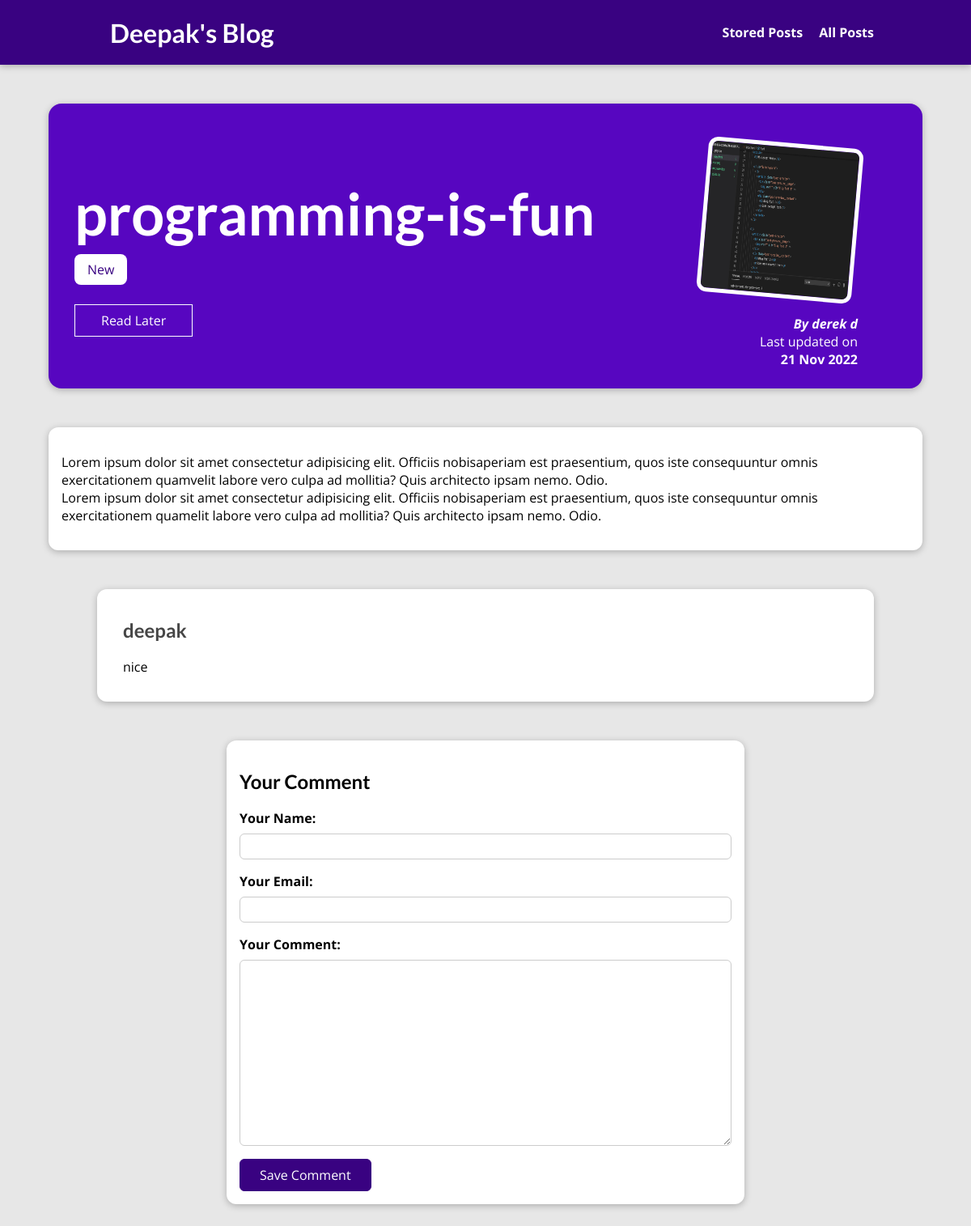
Page /posts/programming-is-fun on the committed database.
### blog/models.py (models this page shows, shortened)
class Post(models.Model):
    title = models.CharField(max_length=150)
    excerpt = models.CharField(max_length=200)
    image = models.ImageField(upload_to="posts",null=True)
    date = models.DateField(auto_now=True)
    slug = models.SlugField(unique=True)
    content = models.TextField(validators=[MinLengthValidator(10)])
    author = models.ForeignKey("Author",on_delete=models.SET_NULL,null=True,related_name="posts")
    tags = models.ManyToManyField(Tag)

class Tag(models.Model):
    caption = models.CharField(max_length=20)

class Author(models.Model):
    first_name = models.CharField(max_length=100)
    last_name = models.CharField(max_length=100)
    email_address = models.EmailField()
    def __str__(self):
        return f"{self.first_name} {self.last_name}"

class Comment(models.Model):
    user_name = models.CharField(max_length=120)
    user_email = models.EmailField()
    text = models.TextField(max_length=400)
    post = models.ForeignKey("Post",on_delete=models.CASCADE,related_name="comments") # post delete m comment bhi delete ho jaye

### blog/views.py (the view, shortened to what this page needs)
# urls.py: path("posts/<slug:slug>",views.SinglePostView.as_view(), name="post-detail-page"),
class SinglePostView(View):
    def get(self,request,slug):
        context = self.common(slug)
        stored_posts = request.session.get("stored_posts")
        if stored_posts is not None:
            is_saved_for_later = context["post"].id in stored_posts
        else:
            is_saved_for_later = False
        context["saved_for_later"]=is_saved_for_later
        return render(request,"blog/post-detail.html",context)
    def common(self,slug):
        post = Post.objects.get(slug=slug)
        post_tags = post.tags.all()
        comment_form = CommentForm()
        comment = post.comments.all().order_by("-id")
        context = {
            "post":post,
            "post_tags":post_tags,
            "comment_form":comment_form,
            "comments":comment
        }
        return context

### blog/forms.py
class CommentForm(forms.ModelForm):
    class Meta:
        model = Comment
        exclude = ["post"]
        labels = {
            "user_name":"Your Name",
            "user_email":"Your Email",
            "text":"Your Comment"
        }

### blog/templates/blog/post-detail.html (shortened to what this page needs)
{% extends "base.html" %}
{% load static %}
{% block css_files %}
<link rel="stylesheet" href="{% static 'blog/post-detail.css' %}">
{% endblock %}
{% block content %}
<section id="summary">
    <h2>{{post.title}}</h2>
    <div>
        {% for tag in post_tags %}
            <span class="tag">{{tag.caption}}</span>
        {% endfor %}
    </div>
    <div id="read-later">
        <form action="{% url 'read-later' %}" method="POST">
            <button>
                {% if saved_for_later %}
                    Remove from "Read Later" List
                {% else %}
                    Read Later
                {% endif %}
            </button>
        </form>
    </div>
    <article>
        <img src="{{ post.image.url }}" alt="{{post.title}}">
        <address>By <a href="mailto:{{post.author.email_address}}">{{post.author}}</a></address>
        <div>Last updated on</div> <time>{{post.date|date:"d M Y"}}</time>
    </article>
</section>
<main>
    {{post.content|linebreaks}}
</main>
<section id="comments">
    <ul>
        {% for comment in comments %}
            <li>
                <h2>{{ comment.user_name }}</h2>
                <p>{{ comment.text|linebreaks }}</p>
            </li>
        {% endfor %}
        </ul>
</section>
<section id="comment-form">
    <h2>Your Comment</h2>
    <form action="{% url 'post-detail-page' post.slug %}" method="POST">
        {% for form_field in comment_form %}
            <div class="form-control">
                {{ form_field.label_tag }}
                {{ form_field }}
            </div>
        {% endfor %}
        <button>Save Comment</button>
    </form>
</section>
{% endblock content %}

### static/app.css (style rules this page uses)
* { box-sizing: border-box; }
html { font-family: 'Open Sans', 'Lato', sans-serif; }
body { margin: 0; }
h1, h2, h3 { font-family: 'Lato', sans-serif; font-weight: bold; }

### blog/static/blog/post-detail.css (style rules this page uses)
body { background-color: #e7e7e7; }
#summary { margin: 8rem auto 3rem auto; padding: 2rem; width: 90%; max-width: 90rem; border-radius: 16px; background-color: #5706c0; position: relative; box-shadow: 0 2px 8px rgba(0, 0, 0, 0.25); height: 22rem; }
#summary h2 { color: white; font-size: 4.5rem; margin-bottom: 1rem; }
#summary article { position: absolute; top: 2rem; right: 3rem; padding: 1rem 2rem; border-radius: 12px; text-align: right; color: white; }
#summary article img { width: 12rem; height: 12rem; border-radius: 12px; transform: rotateZ(5deg); border: 5px solid white; margin-bottom: 1rem; }
#summary address { font-weight: bold; }
#summary a { color: white; text-decoration: none; }
#summary time { font-weight: bold; }
#read-later { margin: 2rem 0; }
#read-later button { background-color: transparent; border: 1px solid white; padding: 0.5rem 2rem; font: inherit; color: white; cursor: pointer; }
main { width: 90%; max-width: 90rem; margin: 3rem auto; background-color: white; padding: 1rem; border-radius: 12px; box-shadow: 0 2px 8px rgba(0, 0, 0, 0.25); }
.tag { background-color: white; color: #390281; padding: 0.5rem 1rem; border-radius: 8px; }
#comment-form { margin: 3rem auto; width: 90%; max-width: 40rem; border-radius: 12px; background-color: white; box-shadow: 0 2px 8px rgba(0, 0, 0, 0.25); padding: 1rem; }
#comment-form button { font: inherit; background-color: #390281; color: white; border: 1px solid #390281; padding: 0.5rem 1.5rem; border-radius: 6px; cursor: pointer; }
.form-control { margin-bottom: 1rem; }
.form-control label { font-weight: bold; margin-bottom: 0.5rem; display: block; }
.form-control input, .form-control textarea { display: block; width: 100%; font: inherit; padding: 0.25rem; border-radius: 6px; border: 1px solid #ccc; }
#comments { margin: 3rem auto; width: 90%; max-width: 60rem; border-radius: 12px; background-color: white; box-shadow: 0 2px 8px rgba(0, 0, 0, 0.25); padding: 1rem 2rem; }
#comments ul { list-style: none; margin: 0; padding: 0; }
#comments li { margin-bottom: 1rem; border-bottom: 2px solid #ccc; }
#comments li:last-of-type { border-bottom: none; }
#comments h2 { color: #464646; }

### rows in the picture
Post: title "programming-is-fun", image (picture), author "derek d", date "21 Nov 2022", content "Lorem ipsum dolor sit amet consectetur adipisicing elit. Officiis nobisaperiam est praesentium, quos iste consequuntur omnis exercitationem quamvelit labore vero culpa ad mollitia? Quis architecto ipsam nemo. Odio. Lorem ipsum dolor sit amet consectetur adipisicing elit. Officiis nobisaperiam est praesentium, quos iste consequuntur omnis exercitationem quamelit labore vero culpa ad mollitia? Quis architecto ipsam nemo. Odio."
Tag: caption "New"
Comment: user_name "deepak", text "nice"
